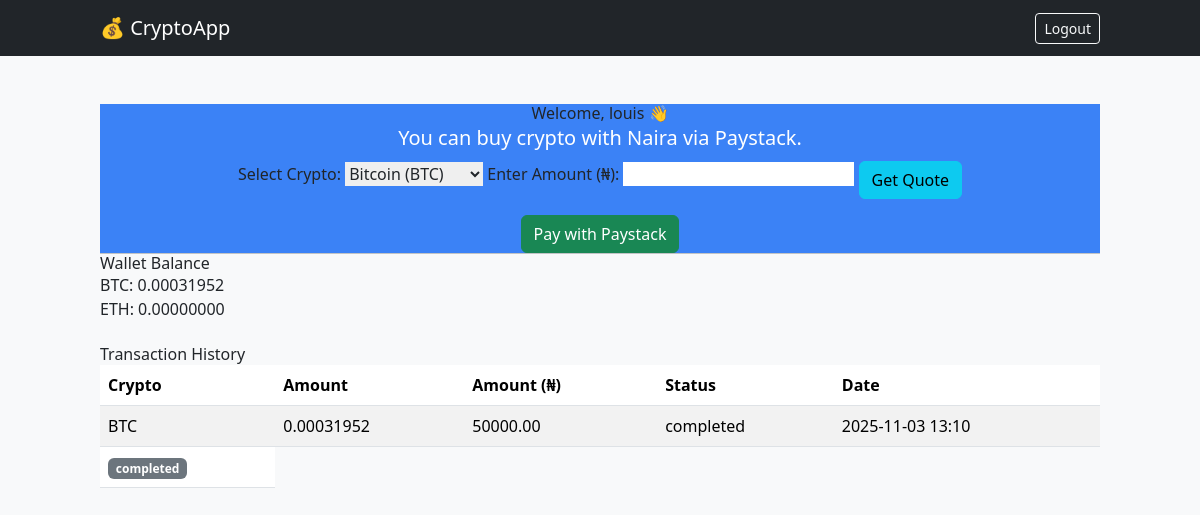
Screenshot of /home/ (signed in) with the database file from the repository.
### coin/models.py (models this page shows, shortened)
class User(AbstractUser):
    full_name = models.CharField(max_length=200, blank=True, null=True)
    phone_number = models.CharField(max_length=20, blank=True, null=True)
    date_of_birth = models.DateField(blank=True, null=True)
    address = models.TextField(blank=True, null=True)
    national_id = models.CharField(max_length=50, blank=True, null=True)
    bvn = models.CharField(max_length=11, blank=True, null=True)
    verified = models.BooleanField(default=False)

class Wallet(models.Model):
    user = models.OneToOneField(settings.AUTH_USER_MODEL, on_delete=models.CASCADE)
    btc_balance = models.DecimalField(max_digits=20, decimal_places=8, default=Decimal("0"))
    eth_balance = models.DecimalField(max_digits=20, decimal_places=8, default=Decimal("0"))

class CryptoTransaction(models.Model):
    CRYPTO_CHOICES = [
        ('BTC', 'Bitcoin'),
        ('ETH', 'Ethereum'),
    ]
    STATUS_CHOICES = [
        ("pending", "Pending"),
        ("success", "Success"),
        ("failed", "Failed"),
    ]
    user = models.ForeignKey(settings.AUTH_USER_MODEL, on_delete=models.CASCADE)
    paystack_ref = models.CharField(max_length=128, unique=True)
    amount_ngn = models.DecimalField(max_digits=12, decimal_places=2)
    crypto_symbol = models.CharField(max_length=10)
    crypto_amount = models.DecimalField(max_digits=20, decimal_places=8)
    rate = models.DecimalField(max_digits=20, decimal_places=2, null=True, blank=True)
    status = models.CharField(max_length=30, choices=STATUS_CHOICES, default="pending")
    created_at = models.DateTimeField(auto_now_add=True)

### coin/views.py (the view)
# urls.py: path('home/', views.home, name='home'),
@login_required
def home(request):
    wallet, created = Wallet.objects.get_or_create(user=request.user)
    cryptotransactions = CryptoTransaction.objects.filter(user=request.user).order_by('-created_at')
    return render(request, 'home.html', {'wallet': wallet, 'cryptotransactions': cryptotransactions})

### templates/home.html (shortened to what this page needs)
{% extends 'base.html' %}
{% block content %}
<div class="text-center mt-4 bg-blue-500">
  <h2>Welcome, {{ user.username }} 👋</h2>
  <p class="lead text-white">You can buy crypto with Naira via Paystack.</p>
  <form id="buyForm" method="POST" action="{% url 'initialize_paystack' %}">
    <label>Select Crypto:</label>
    <select name="crypto" id="crypto">
      <option value="BTC">Bitcoin (BTC)</option>
    </select>
    <label>Enter Amount (₦):</label>
    <input type="number" id="amount" name="amount" min="1000" required>
    <button type="button" id="quoteBtn" class="btn btn-info mt-2">Get Quote</button>
    <button type="submit" class="btn btn-success mt-3">Pay with Paystack</button>
  </form>
</div>
<hr>
<div>
  <h3>Wallet Balance</h3>
  <p>BTC: {{ wallet.btc_balance }}</p>
  <p>ETH: {{ wallet.eth_balance }}</p>
</div>
<h3 class="mt-4">Transaction History</h3>
<table class="table table-striped">
  <thead>
    <tr>
      <th>Crypto</th>
      <th>Amount</th>
      <th>Amount (₦)</th>
      <th>Status</th>
      <th>Date</th>
    </tr>
  </thead>
  <tbody>
    {% for cryptotransaction in cryptotransactions %}
    <tr>
      <td>{{ cryptotransaction.crypto_symbol }}</td>
      <td>{{ cryptotransaction.crypto_amount|floatformat:8  }}</td>
      <td>{{ cryptotransaction.amount_ngn|floatformat:2 }}</td>
      <td>{{ cryptotransaction.status }}</td>
      <td>{{ cryptotransaction.created_at|date:"Y-m-d H:i" }}</td>
    </tr>
     <td>
          {% if cryptotransaction.status == "success" %}
            <span class="badge bg-success">Success</span>
          {% elif cryptotransaction.status == "pending" %}
            <span class="badge bg-warning text-dark">Pending</span>
          {% elif cryptotransaction.status == "failed" %}
            <span class="badge bg-danger">Failed</span>
          {% else %}
            <span class="badge bg-secondary">{{ cryptotransaction.status }}</span>
          {% endif %}
        </td>
    {% empty %}
    <tr><td colspan="5" class="text-center">No transactions yet.</td></tr>
    {% endfor %}
  </tbody>
</table>
{% endblock %}

### rows the page displays
User: username "louis"
Wallet: btc_balance "0.00031952", eth_balance "0.00000000"
CryptoTransaction: crypto_symbol "BTC", crypto_amount "0.00031952", amount_ngn "50000.00", status "completed", created_at "2025-11-03 13:10"
